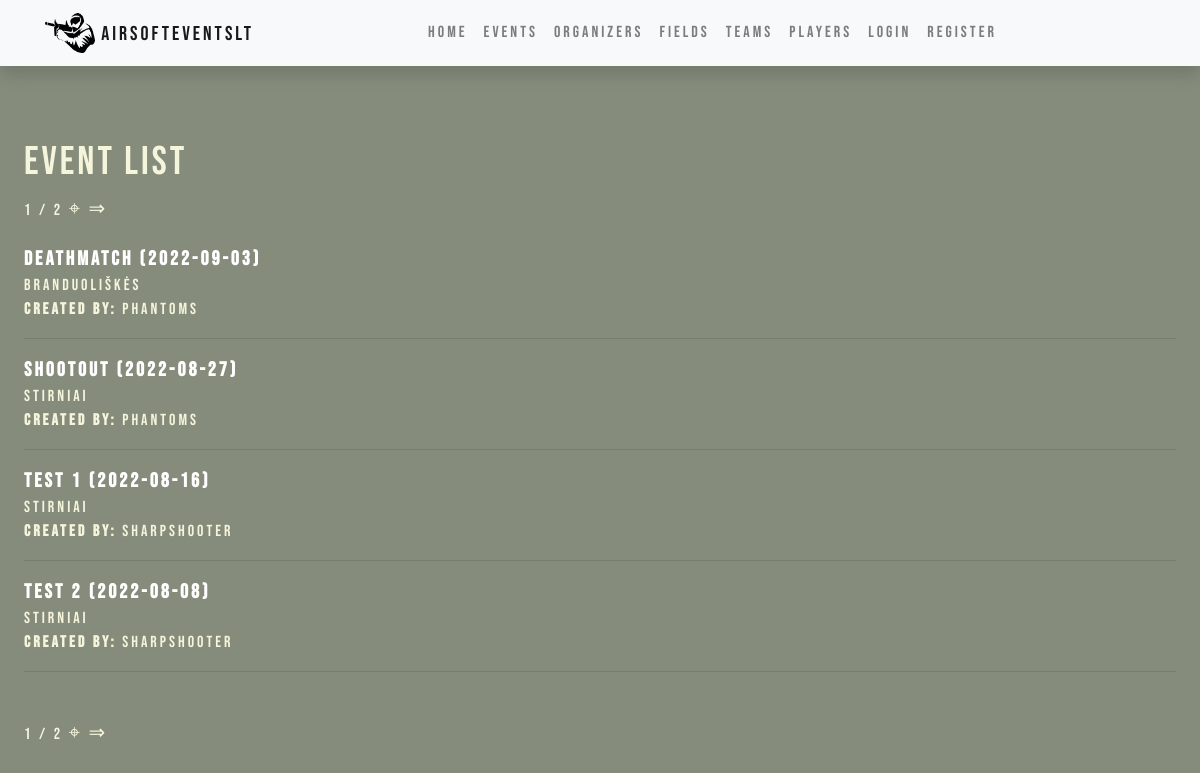
Before: /events/list/ with the older database file.
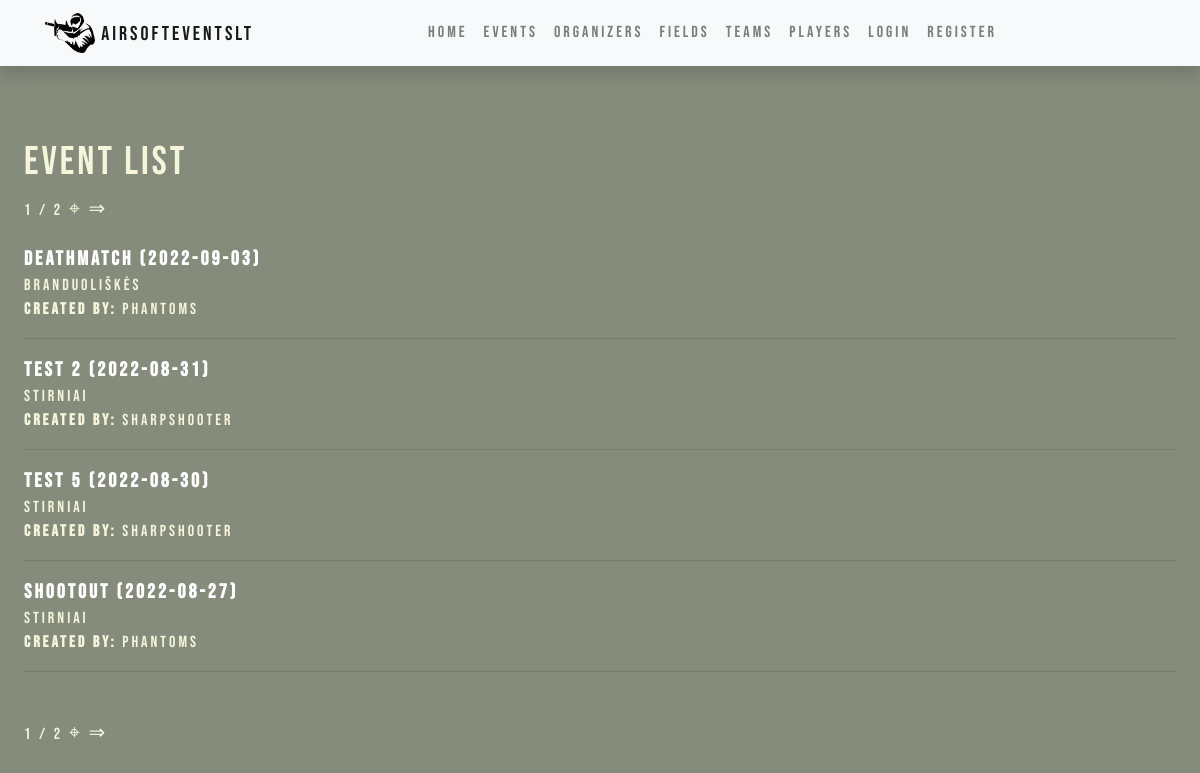
After: the same page with the newer database file.
### events/models.py (models this page shows, shortened)
class Event(models.Model):
    name = models.CharField('Name of the event',  max_length=150)
    date = models.DateTimeField('Date of event', null=True, blank=True)
    organizer = models.ForeignKey("Organizer", related_name='event_organizers', on_delete=models.SET_NULL, null=True)
    field = models.ForeignKey('Field', on_delete=models.SET_NULL, null=True)
    description = HTMLField(null=True)
    price = models.FloatField("Price")
    max_players = models.IntegerField("Maximum player number")
    created_on = models.DateTimeField(auto_now_add=True)
    EVENT_STATUS = (
        ('a', 'active'),
        ('i', 'inactive'),
    )
    status = models.CharField(max_length=1, choices=EVENT_STATUS, blank=True, default='a', help_text='Statusas',)
    class Meta:
        ordering = ['-date']
        verbose_name = _("Event")
        verbose_name_plural = _("Events")

class Field(models.Model):
    name = models.CharField('Name of the game field',  max_length=150)
    location_long = models.FloatField('Location longitude', max_length=50, null=True)
    location_lat = models.FloatField('Location latitude', max_length=50, null=True)
    description = HTMLField(null=True, blank=True)
    field_map = models.ImageField(default="default_map.png", upload_to="maps/")
    created_by = models.ForeignKey("Organizer", related_name='field_organizers', on_delete=models.SET_NULL, null=True, blank=True)
    class Meta:
        verbose_name = _("Field")
        verbose_name_plural = _("Fields")
    def __str__(self):
        return self.name

class Organizer(models.Model):
    profile = models.OneToOneField(Profile, related_name='organizer',on_delete=models.CASCADE)
    name = models.CharField('Name of the organizer', max_length=150, default='New Organizer')
    profile_picture = models.ImageField(default="defaulf.png", upload_to="organizer_pics/")
    contacts = models.CharField('Address and contacts', max_length=150)
    description = HTMLField(null=True)
    class Meta:
        verbose_name = _("Organizer")
        verbose_name_plural = _("Organizers")
    def __str__(self):
        return self.name

### events/views.py (the view)
# urls.py: path('list/', views.EventListView.as_view(), name='event_list'),
class EventListView(generic.ListView):
    model = Event
    context_object_name = 'events'
    template_name = 'event_list.html'
    paginate_by = 4

### events/templates/event_list.html (shortened to what this page needs)
{% extends "base.html" %}
{% load i18n %}
{% block content %}
<div class='indented main-font'>
    <div style='padding-bottom:20px'>
        <h1 class='secondary-font'>Event list</h1>
        <div class="pagination secondary-font">
            <span class="step-links">
                <span class="current">
                    {{ page_obj.number }} / {{ page_obj.paginator.num_pages }}
                </span>
                {% if page_obj.has_next %}
                    <a class='link' href="?page={{ page_obj.next_page_number }}">&target;</a>
                    <a class='link' href="?page={{ page_obj.paginator.num_pages }}"> &rArr;</a>
                {% endif %}
            </span>
        </div>
    </div>
    {% if events %}
    <div>
        {% for event in events %}
        <strong><a class='link' href={{ event.id }}> <div> {{ event.name }} ({{ event.date|date:"Y-m-d" }}) </div></a></strong>
        <div class='secondary-font'>
            <div> {{ event.field }} </div>
            <div><strong> Created by:</strong> {{ event.organizer }}</div>
        </div>
        <hr>
        {% endfor %}
    </div>
    {% else %}
    <div> No events yet </div>
    {% endif %}
    <div class="pagination secondary-font" style='padding-top:30px'>
        <span class="step-links">
            <span class="current">
                {{ page_obj.number }} / {{ page_obj.paginator.num_pages }}
            </span>
            {% if page_obj.has_next %}
                <a class='link' href="?page={{ page_obj.next_page_number }}">&target;</a>
                <a class='link' href="?page={{ page_obj.paginator.num_pages }}"> &rArr;</a>
            {% endif %}
        </span>
    </div>
</div>
{% endblock %}

Changed rows visible on the page:
no longer on this page (row edited): Event: name "Test 1", date "2022-08-16", field "Stirniai", organizer "Sharpshooter"
changed Event "Test 2": date "2022-08-08" → "2022-08-31"; moves up the list
added Event: name "Test 5", date "2022-08-30", field "Stirniai", organizer "Sharpshooter"
